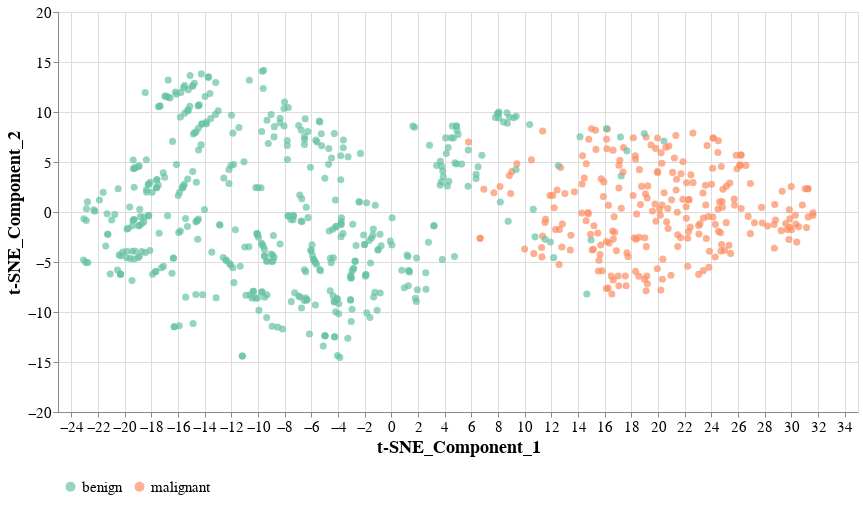

The cell this chart's notebook holds for it:
### Code cell
scatter_plot_single.configure_title(
    fontSize=18
).configure_axis(
    labelFontSize=15,
    titleFontSize=18
).configure_legend(
    labelFontSize=15,
    titleFontSize=18,
    orient="bottom", title=None, padding=5, labelLimit=200, 
    # columns=3
)
# .save('../../images/case1_scatter_plot.png', format='png', scale_factor=2)

### Figure 1 — Vega-Lite specification as saved in the notebook (floating-point values rounded to 4 significant figures; data arrays with more than 128 entries replaced by an {"elided": "..."} marker saying what was removed)
{"config": {"view": {"continuousWidth": 300, "continuousHeight": 300}, "axis": {"labelFontSize": 15, "titleFontSize": 18}, "legend": {"labelFontSize": 15, "labelLimit": 200, "orient": "bottom", "padding": 5, "title": null, "titleFontSize": 18}, "title": {"fontSize": 18}}, "data": {"name": "data-2b8a4a910fbeea07d271245c2b64b3fe"}, "mark": {"type": "circle", "size": 50}, "encoding": {"color": {"field": "Class2", "scale": {"domain": ["benign", "malignant"], "range": ["#66c2a5", "#fc8d62"]}, "type": "nominal"}, "x": {"field": "t-SNE_Component_1", "type": "quantitative"}, "y": {"field": "t-SNE_Component_2", "type": "quantitative"}}, "height": 400, "width": 800, "$schema": "https://vega.github.io/schema/vega-lite/v5.20.1.json", "datasets": {"data-2b8a4a910fbeea07d271245c2b64b3fe": {"elided": "699 records"}}}
